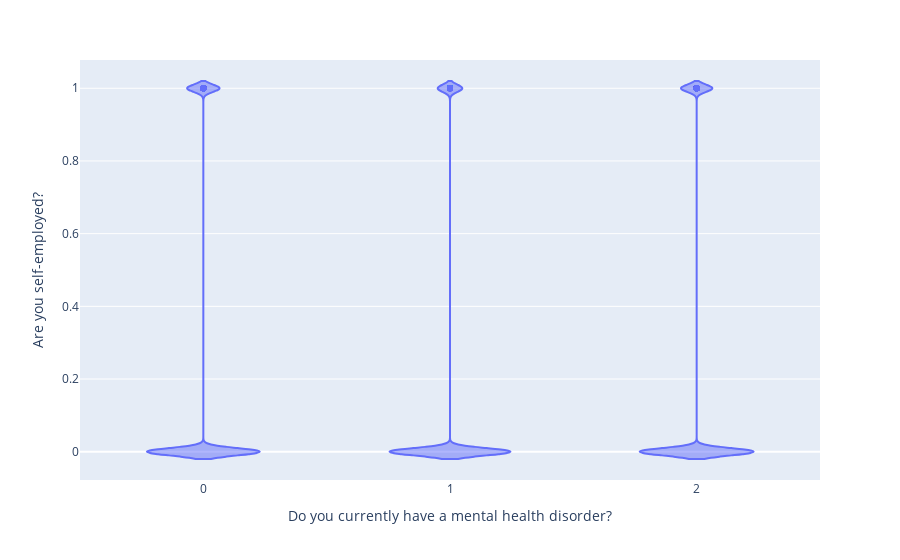

Source (notebook cell):
### Code cell
fig = px.violin(data,
                x=data['Do you currently have a mental health disorder?'],
                y=data['Are you self-employed?'])
fig.show()

### Figure 1 — Plotly figure (JSON) as saved in the notebook; plotly's stock layout.template omitted (floating-point values rounded to 4 significant figures; data arrays with more than 128 entries replaced by an {"elided": "..."} marker saying what was removed)
{"data": [{"alignmentgroup": "True", "box": {"visible": false}, "hoverlabel": {"namelength": 0}, "hovertemplate": "Do you currently have a mental health disorder?=%{x}<br>Are you self-employed?=%{y}", "legendgroup": "", "marker": {"color": "#636efa"}, "name": "", "offsetgroup": "", "orientation": "v", "scalegroup": "True", "showlegend": false, "type": "violin", "x": {"elided": "1433 int values"}, "x0": " ", "xaxis": "x", "y": {"elided": "1433 int values"}, "y0": " ", "yaxis": "y"}], "layout": {"legend": {"tracegroupgap": 0}, "margin": {"t": 60}, "violinmode": "group", "xaxis": {"anchor": "y", "domain": [0, 1], "title": {"text": "Do you currently have a mental health disorder?"}}, "yaxis": {"anchor": "x", "domain": [0, 1], "title": {"text": "Are you self-employed?"}}}}
